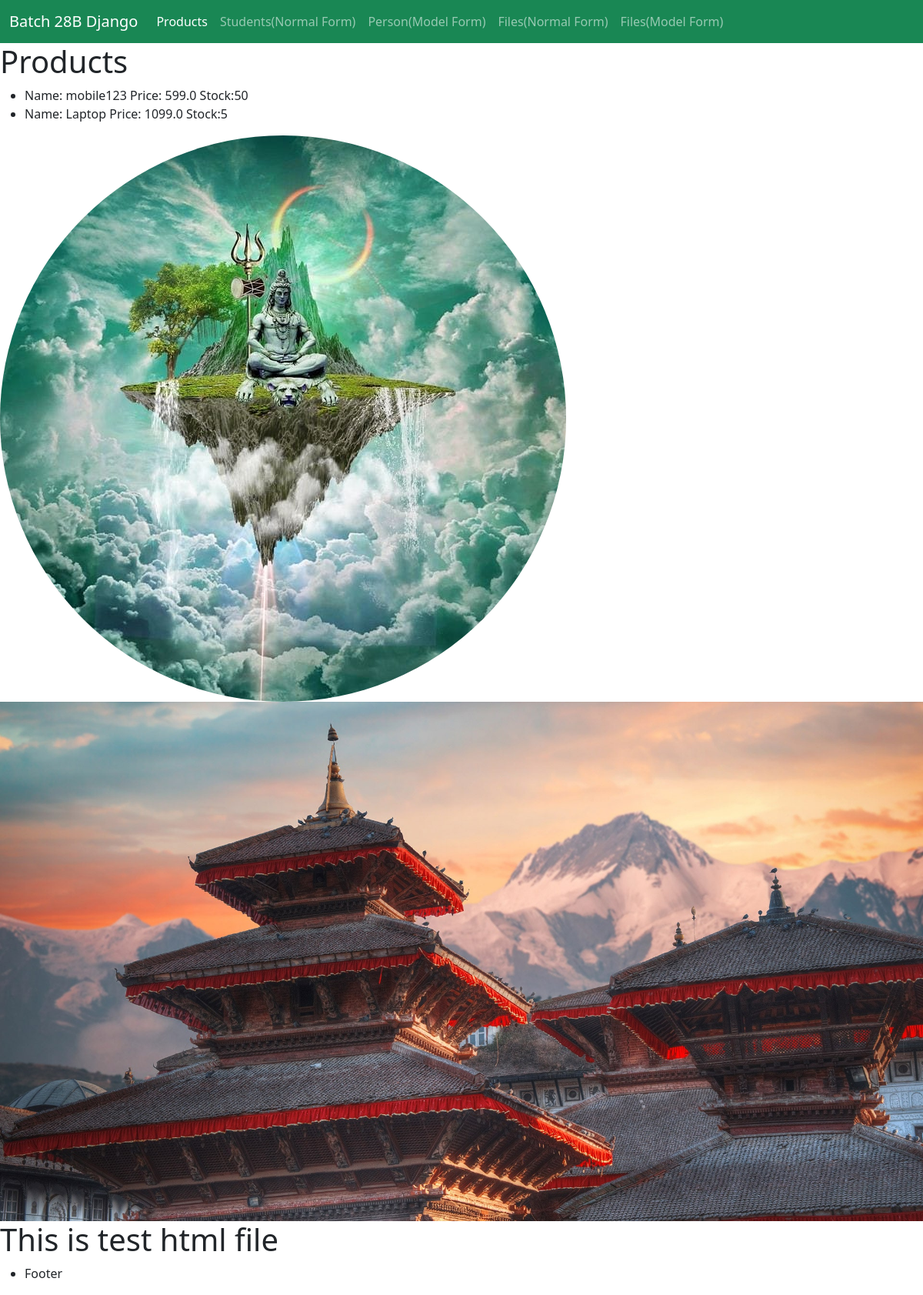
Page /products/products/ on the committed database.
### products/models.py (models this page shows, shortened)
class Product(models.Model):
    name = models.CharField(max_length=50, blank=True)
    price = models.FloatField()
    stock = models.IntegerField()
    image_url = models.CharField(max_length=2000, null=True)

### products/views.py (the view)
# urls.py: path('products/', views.get_products),
def get_products(request):
    products_django = Product.objects.all()
    context = {
        "products": products_django,
        "activate_product": 'active'
    }
    return render(request, 'products/getProducts.html', context)

### products/templates/products/getProducts.html (shortened to what this page needs)
{% extends 'layout.html' %}
{% load static %}
{% block main_content %}
<h1>Products</h1>
<ul>
   {% for product in products %}
    <li>Name: {{ product.name }}  Price: {{ product.price }} Stock:{{product.stock}}</li>
    {% endfor %}
</ul>
<img src="{% static 'images/image1.jpg' %}" alt="" class="rounded-circle"/>
<img src="{% static 'images/image2.jpg' %}" alt="" class="img-fluid"/>
{% include 'products/test.html' %}
{% endblock main_content %}

### static/css/style.css (style rules this page uses)
body { background-color:cyan; }

### rows in the picture
Product: name "mobile123", price "599.0", stock "50"
Product: name "Laptop", price "1099.0", stock "5"
